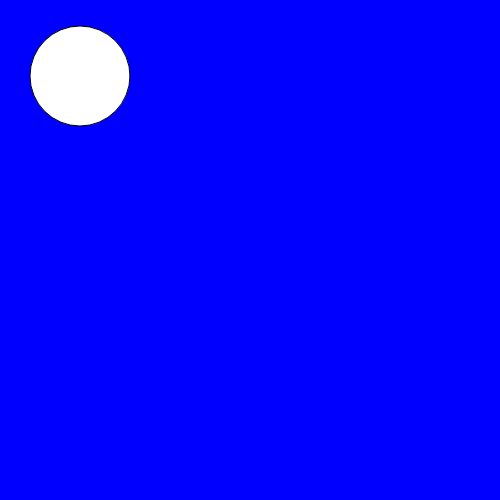
Frame 1 (no input)
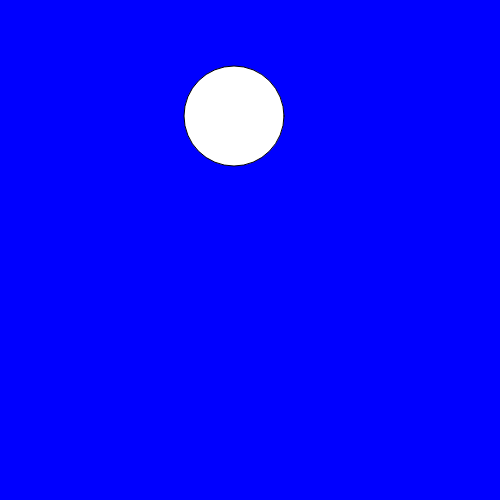
Frame 60 (no input)
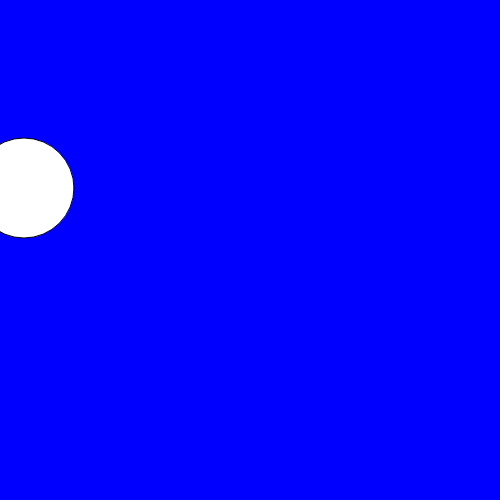
Frame 120 (the mouse pressed at the canvas centre since frame 60)

The p5.js sketch that drew these frames (run headless with seeded random() and noise() and a simulated clock; from frame 60 on, the mouse is pressed at the canvas centre):

// p5.js sketch
// ── sketch.js
function setup(){
    createCanvas(500,500);
 

}
var postX =80;
var postY =76;
var x = 80;
var y = 76;
function draw (){
    background('Blue')
    ellipse(x,y,100,100);
    x = x + postX
    y = y + postY
    if(x > 470){
        postX = -24;
   }
   if (y >470){
        postY= -12;

    }
     if(x < 25){
        postX = 6;
   }
   if (y < 25){
        postY= 10;

    }


}
